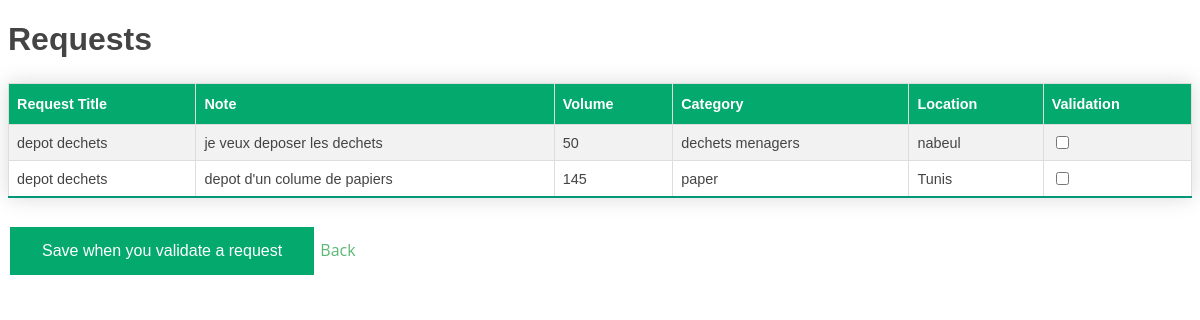
Before: /functions/consulterDemande.php with the older database file.
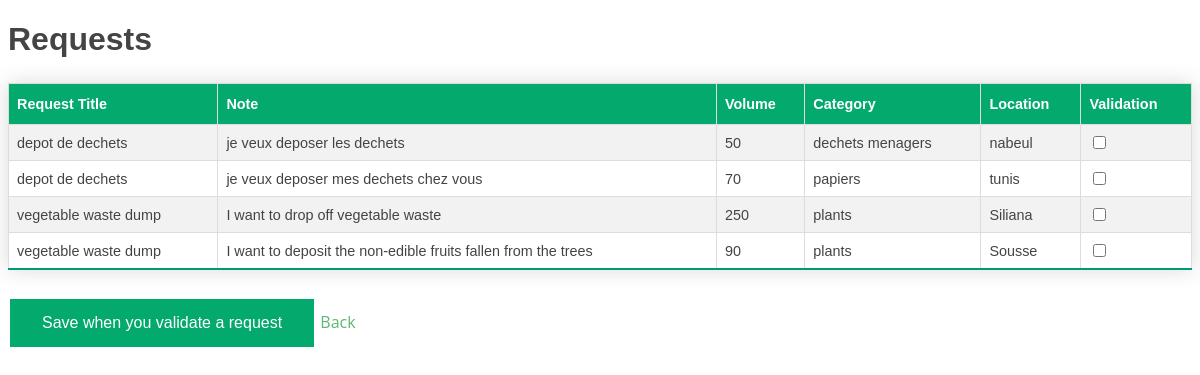
After: the same page with the newer database file.
### tables this page shows
CREATE TABLE IF NOT EXISTS `request` (
  `id` int(11) NOT NULL AUTO_INCREMENT,
  `req-title` varchar(50) NOT NULL,
  `note` varchar(255) NOT NULL,
  `volume` int(50) NOT NULL,
  `categorie` varchar(50) NOT NULL,
  `location` varchar(50) NOT NULL,
  `isValid` tinyint(1) NOT NULL,
  PRIMARY KEY (`id`)
);

### functions/consulterDemande.php (the view, shortened to what this page needs)
<?php
include "connection.php";
$req = "SELECT * FROM request where isValid=0";
$res = mysqli_query($idcon, $req);
?>
<!DOCTYPE html>
<html>
<head>
</head>
<body>
    <link href="../assets/css/style.css" rel="stylesheet">
    <h1>Requests</h1>
    <table id="customers" class="styled-table">
        <tr>
            <th>Request Title</th>
            <th>Note</th>
            <th>Volume</th>
            <th>Category</th>
            <th>Location</th>
            <th>Validation</th>
        </tr>
        <?php
        while ($row = mysqli_fetch_assoc($res)) {
        ?>
            <tr>
                <td><?php echo $row["req-title"] ?></td>
                <td><?php echo $row["note"] ?></td>
                <td><?php echo $row["volume"] ?></td>
                <td><?php echo $row["categorie"] ?></td>
                <td><?php echo $row["location"] ?></td>
                <td><form method="POST"><input type="checkbox" name="validation" value="<?php echo $row["id"] ?>"></td>
            </tr>
        <?php } ?>
    </table>
    <button type="submit" name="submit" class="button button1">Save when you validate a request</button>
        <a class="getstarted scrollto" onclick="history.back()">Back</a>
</body>
</html>

Changed rows visible on the page:
removed request: value "depot dechets", note "depot d'un colume de papiers", volume "145", categorie "paper", location "Tunis"
changed request "je veux deposer les dechets": value "depot dechets" → "depot de dechets"
now on this page (row edited): request: value "depot de dechets", note "je veux deposer mes dechets chez vous", volume "70", categorie "papiers", location "tunis"
now on this page (row edited): request: value "vegetable waste dump", note "I want to drop off vegetable waste", volume "250", categorie "plants", location "Siliana"
now on this page (row edited): request: value "vegetable waste dump", note "I want to deposit the non-edible fruits fallen from the trees", volume "90", categorie "plants", location "Sousse"
